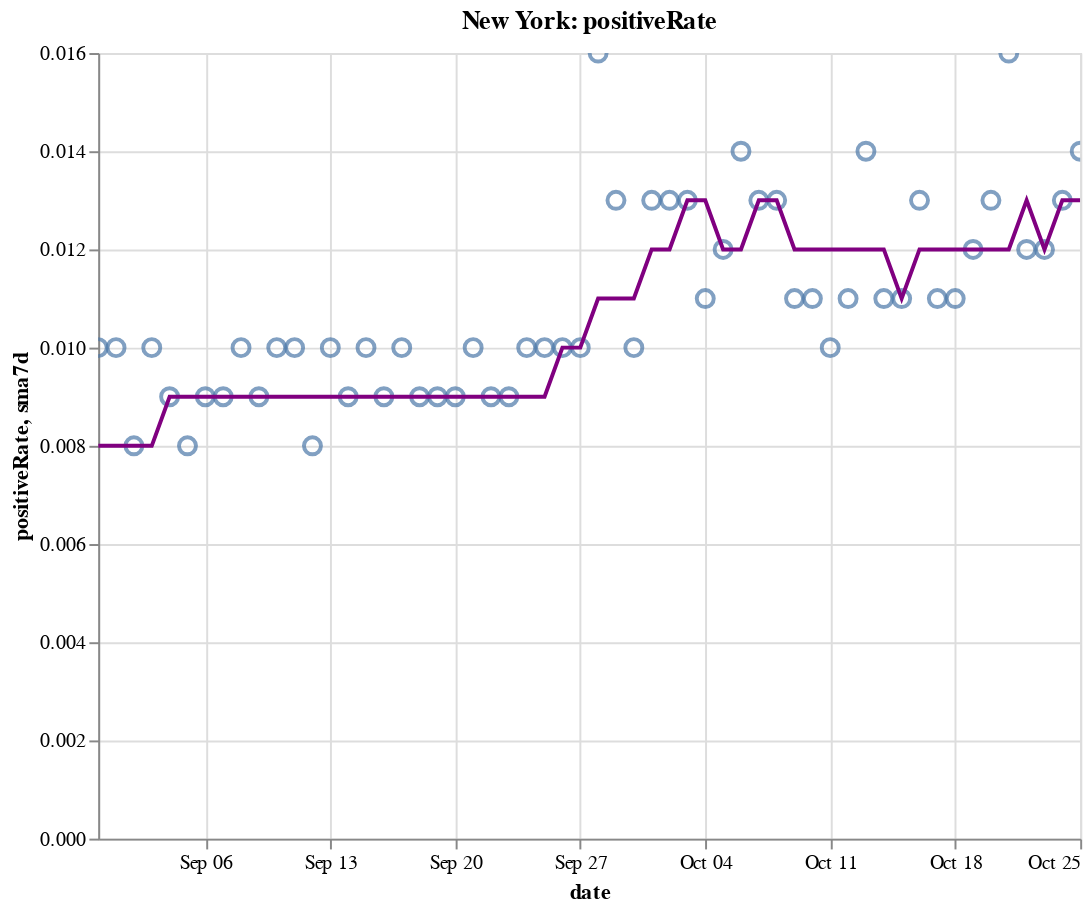

This figure's notebook cell:
### Code cell
create_plot(ny, 'positiveRate')

### Figure 1 — Vega-Lite specification as saved in the notebook (floating-point values rounded to 4 significant figures)
{"config": {"view": {"continuousWidth": 400, "continuousHeight": 300}}, "layer": [{"layer": [{"mark": {"type": "point", "size": 75}, "encoding": {"tooltip": [{"type": "temporal", "field": "date"}, {"type": "quantitative", "field": "positiveRate"}, {"type": "quantitative", "field": "sma7d"}], "x": {"type": "temporal", "field": "date"}, "y": {"type": "quantitative", "field": "positiveRate"}}, "selection": {"selector010": {"type": "interval", "bind": "scales", "encodings": ["x", "y"]}}}, {"mark": {"type": "line", "color": "purple"}, "encoding": {"x": {"type": "temporal", "field": "date"}, "y": {"type": "quantitative", "field": "sma7d"}}}]}, {"mark": {"type": "rule", "color": "#aaa"}, "encoding": {"x": {"type": "temporal", "field": "date"}}, "transform": [{"filter": {"selection": "selector009"}}]}, {"mark": "circle", "encoding": {"opacity": {"condition": {"value": 1, "selection": "selector009"}, "value": 0}, "tooltip": [{"type": "temporal", "field": "date"}, {"type": "quantitative", "field": "positiveRate"}, {"type": "quantitative", "field": "sma7d"}], "x": {"type": "temporal", "field": "date"}, "y": {"type": "quantitative", "field": "positiveRate"}}, "selection": {"selector009": {"type": "single", "encodings": ["x"], "on": "mouseover", "nearest": true, "empty": "none"}}}, {"mark": {"type": "text", "align": "left", "dx": 5, "dy": -5, "stroke": "white", "strokeWidth": 2}, "encoding": {"text": {"type": "quantitative", "field": "positiveRate"}, "tooltip": [{"type": "temporal", "field": "date"}, {"type": "quantitative", "field": "positiveRate"}, {"type": "quantitative", "field": "sma7d"}], "x": {"type": "temporal", "field": "date"}, "y": {"type": "quantitative", "field": "positiveRate"}}, "transform": [{"filter": {"selection": "selector009"}}]}, {"mark": {"type": "text", "align": "left", "dx": 5, "dy": -5}, "encoding": {"text": {"type": "quantitative", "field": "positiveRate"}, "tooltip": [{"type": "temporal", "field": "date"}, {"type": "quantitative", "field": "positiveRate"}, {"type": "quantitative", "field": "sma7d"}], "x": {"type": "temporal", "field": "date"}, "y": {"type": "quantitative", "field": "positiveRate"}}, "transform": [{"filter": {"selection": "selector009"}}]}], "data": {"name": "data-b6d82e8aec36a485ff54042293a4d83d"}, "height": 400, "title": "New York: positiveRate", "width": 500, "$schema": "https://vega.github.io/schema/vega-lite/v4.8.1.json", "datasets": {"data-b6d82e8aec36a485ff54042293a4d83d": [{"date": "2020-08-31T00:00:00", "totalTestResultsIncrease": 66240.0, "positiveIncrease": 656.0, "death": 25330.0, "deathIncrease": 1.0, "positiveRate": 0.01, "state": "New York", "sma7d": 0.008}, {"date": "2020-09-01T00:00:00", "totalTestResultsIncrease": 77000.0, "positiveIncrease": 754.0, "death": 25330.0, "deathIncrease": 3.0, "positiveRate": 0.01, "state": "New York", "sma7d": 0.008}, {"date": "2020-09-02T00:00:00", "totalTestResultsIncrease": 88450.0, "positiveIncrease": 708.0, "death": 25340.0, "deathIncrease": 5.0, "positiveRate": 0.008, "state": "New York", "sma7d": 0.008}, {"date": "2020-09-03T00:00:00", "totalTestResultsIncrease": 88980.0, "positiveIncrease": 889.0, "death": 25340.0, "deathIncrease": 7.0, "positiveRate": 0.01, "state": "New York", "sma7d": 0.008}, {"date": "2020-09-04T00:00:00", "totalTestResultsIncrease": 93400.0, "positiveIncrease": 864.0, "death": 25350.0, "deathIncrease": 5.0, "positiveRate": 0.009, "state": "New York", "sma7d": 0.009}, {"date": "2020-09-05T00:00:00", "totalTestResultsIncrease": 99760.0, "positiveIncrease": 801.0, "death": 25350.0, "deathIncrease": 2.0, "positiveRate": 0.008, "state": "New York", "sma7d": 0.009}, {"date": "2020-09-06T00:00:00", "totalTestResultsIncrease": 85630.0, "positiveIncrease": 729.0, "death": 25360.0, "deathIncrease": 9.0, "positiveRate": 0.009, "state": "New York", "sma7d": 0.009}, {"date": "2020-09-07T00:00:00", "totalTestResultsIncrease": 58860.0, "positiveIncrease": 520.0, "death": 25360.0, "deathIncrease": 2.0, "positiveRate": 0.009, "state": "New York", "sma7d": 0.009}, {"date": "2020-09-08T00:00:00", "totalTestResultsIncrease": 57830.0, "positiveIncrease": 557.0, "death": 25370.0, "deathIncrease": 6.0, "positiveRate": 0.01, "state": "New York", "sma7d": 0.009}, {"date": "2020-09-09T00:00:00", "totalTestResultsIncrease": 63230.0, "positiveIncrease": 576.0, "death": 25370.0, "deathIncrease": 3.0, "positiveRate": 0.009, "state": "New York", "sma7d": 0.009}, {"date": "2020-09-10T00:00:00", "totalTestResultsIncrease": 76810.0, "positiveIncrease": 757.0, "death": 25380.0, "deathIncrease": 7.0, "positiveRate": 0.01, "state": "New York", "sma7d": 0.009}, {"date": "2020-09-11T00:00:00", "totalTestResultsIncrease": 89720.0, "positiveIncrease": 880.0, "death": 25380.0, "deathIncrease": 5.0, "positiveRate": 0.01, "state": "New York", "sma7d": 0.009}, {"date": "2020-09-12T00:00:00", "totalTestResultsIncrease": 102900.0, "positiveIncrease": 849.0, "death": 25380.0, "deathIncrease": 2.0, "positiveRate": 0.008, "state": "New York", "sma7d": 0.009}, {"date": "2020-09-13T00:00:00", "totalTestResultsIncrease": 72670.0, "positiveIncrease": 725.0, "death": 25390.0, "deathIncrease": 6.0, "positiveRate": 0.01, "state": "New York", "sma7d": 0.009}, {"date": "2020-09-14T00:00:00", "totalTestResultsIncrease": 63360.0, "positiveIncrease": 583.0, "death": 25390.0, "deathIncrease": 4.0, "positiveRate": 0.009, "state": "New York", "sma7d": 0.009}, {"date": "2020-09-15T00:00:00", "totalTestResultsIncrease": 73680.0, "positiveIncrease": 766.0, "death": 25400.0, "deathIncrease": 11.0, "positiveRate": 0.01, "state": "New York", "sma7d": 0.009}, {"date": "2020-09-16T00:00:00", "totalTestResultsIncrease": 75090.0, "positiveIncrease": 652.0, "death": 25410.0, "deathIncrease": 5.0, "positiveRate": 0.009, "state": "New York", "sma7d": 0.009}, {"date": "2020-09-17T00:00:00", "totalTestResultsIncrease": 91500.0, "positiveIncrease": 896.0, "death": 25410.0, "deathIncrease": 3.0, "positiveRate": 0.01, "state": "New York", "sma7d": 0.009}, {"date": "2020-09-18T00:00:00", "totalTestResultsIncrease": 89730.0, "positiveIncrease": 790.0, "death": 25420.0, "deathIncrease": 10.0, "positiveRate": 0.009, "state": "New York", "sma7d": 0.009}, {"date": "2020-09-19T00:00:00", "totalTestResultsIncrease": 110400.0, "positiveIncrease": 986.0, "death": 25420.0, "deathIncrease": 2.0, "positiveRate": 0.009, "state": "New York", "sma7d": 0.009}, {"date": "2020-09-20T00:00:00", "totalTestResultsIncrease": 100400.0, "positiveIncrease": 862.0, "death": 25430.0, "deathIncrease": 2.0, "positiveRate": 0.009, "state": "New York", "sma7d": 0.009}, {"date": "2020-09-21T00:00:00", "totalTestResultsIncrease": 58320.0, "positiveIncrease": 573.0, "death": 25430.0, "deathIncrease": 1.0, "positiveRate": 0.01, "state": "New York", "sma7d": 0.009}, {"date": "2020-09-22T00:00:00", "totalTestResultsIncrease": 84000.0, "positiveIncrease": 754.0, "death": 25430.0, "deathIncrease": 4.0, "positiveRate": 0.009, "state": "New York", "sma7d": 0.009}, {"date": "2020-09-23T00:00:00", "totalTestResultsIncrease": 70930.0, "positiveIncrease": 665.0, "death": 25440.0, "deathIncrease": 5.0, "positiveRate": 0.009, "state": "New York", "sma7d": 0.009}, {"date": "2020-09-24T00:00:00", "totalTestResultsIncrease": 92950.0, "positiveIncrease": 955.0, "death": 25440.0, "deathIncrease": 2.0, "positiveRate": 0.01, "state": "New York", "sma7d": 0.009}, {"date": "2020-09-25T00:00:00", "totalTestResultsIncrease": 94820.0, "positiveIncrease": 908.0, "death": 25450.0, "deathIncrease": 7.0, "positiveRate": 0.01, "state": "New York", "sma7d": 0.009}, {"date": "2020-09-26T00:00:00", "totalTestResultsIncrease": 99950.0, "positiveIncrease": 1005.0, "death": 25450.0, "deathIncrease": 4.0, "positiveRate": 0.01, "state": "New York", "sma7d": 0.01}, {"date": "2020-09-27T00:00:00", "totalTestResultsIncrease": 84770.0, "positiveIncrease": 866.0, "death": 25460.0, "deathIncrease": 6.0, "positiveRate": 0.01, "state": "New York", "sma7d": 0.01}, {"date": "2020-09-28T00:00:00", "totalTestResultsIncrease": 52940.0, "positiveIncrease": 834.0, "death": 25470.0, "deathIncrease": 12.0, "positiveRate": 0.016, "state": "New York", "sma7d": 0.011}, {"date": "2020-09-29T00:00:00", "totalTestResultsIncrease": 88230.0, "positiveIncrease": 1189.0, "death": 25470.0, "deathIncrease": 2.0, "positiveRate": 0.013, "state": "New York", "sma7d": 0.011}, {"date": "2020-09-30T00:00:00", "totalTestResultsIncrease": 97960.0, "positiveIncrease": 1000.0, "death": 25480.0, "deathIncrease": 9.0, "positiveRate": 0.01, "state": "New York", "sma7d": 0.011}, {"date": "2020-10-01T00:00:00", "totalTestResultsIncrease": 109200.0, "positiveIncrease": 1382.0, "death": 25490.0, "deathIncrease": 11.0, "positiveRate": 0.013, "state": "New York", "sma7d": 0.012}, {"date": "2020-10-02T00:00:00", "totalTestResultsIncrease": 119500.0, "positiveIncrease": 1598.0, "death": 25500.0, "deathIncrease": 7.0, "positiveRate": 0.013, "state": "New York", "sma7d": 0.012}, {"date": "2020-10-03T00:00:00", "totalTestResultsIncrease": 134300.0, "positiveIncrease": 1731.0, "death": 25500.0, "deathIncrease": 8.0, "positiveRate": 0.013, "state": "New York", "sma7d": 0.013}, {"date": "2020-10-04T00:00:00", "totalTestResultsIncrease": 110300.0, "positiveIncrease": 1222.0, "death": 25520.0, "deathIncrease": 14.0, "positiveRate": 0.011, "state": "New York", "sma7d": 0.013}, {"date": "2020-10-05T00:00:00", "totalTestResultsIncrease": 76400.0, "positiveIncrease": 933.0, "death": 25530.0, "deathIncrease": 8.0, "positiveRate": 0.012, "state": "New York", "sma7d": 0.012}, {"date": "2020-10-06T00:00:00", "totalTestResultsIncrease": 96360.0, "positiveIncrease": 1393.0, "death": 25540.0, "deathIncrease": 9.0, "positiveRate": 0.014, "state": "New York", "sma7d": 0.012}, {"date": "2020-10-07T00:00:00", "totalTestResultsIncrease": 108200.0, "positiveIncrease": 1360.0, "death": 25540.0, "deathIncrease": 9.0, "positiveRate": 0.013, "state": "New York", "sma7d": 0.013}, {"date": "2020-10-08T00:00:00", "totalTestResultsIncrease": 145800.0, "positiveIncrease": 1836.0, "death": 25560.0, "deathIncrease": 10.0, "positiveRate": 0.013, "state": "New York", "sma7d": 0.013}, {"date": "2020-10-09T00:00:00", "totalTestResultsIncrease": 139300.0, "positiveIncrease": 1592.0, "death": 25560.0, "deathIncrease": 6.0, "positiveRate": 0.011, "state": "New York", "sma7d": 0.012}, {"date": "2020-10-10T00:00:00", "totalTestResultsIncrease": 134600.0, "positiveIncrease": 1447.0, "death": 25570.0, "deathIncrease": 8.0, "positiveRate": 0.011, "state": "New York", "sma7d": 0.012}, {"date": "2020-10-11T00:00:00", "totalTestResultsIncrease": 118300.0, "positiveIncrease": 1143.0, "death": 25570.0, "deathIncrease": 5.0, "positiveRate": 0.01, "state": "New York", "sma7d": 0.012}, {"date": "2020-10-12T00:00:00", "totalTestResultsIncrease": 91790.0, "positiveIncrease": 1029.0, "death": 25590.0, "deathIncrease": 13.0, "positiveRate": 0.011, "state": "New York", "sma7d": 0.012}, {"date": "2020-10-13T00:00:00", "totalTestResultsIncrease": 99070.0, "positiveIncrease": 1393.0, "death": 25600.0, "deathIncrease": 11.0, "positiveRate": 0.014, "state": "New York", "sma7d": 0.012}, {"date": "2020-10-14T00:00:00", "totalTestResultsIncrease": 111700.0, "positiveIncrease": 1232.0, "death": 25600.0, "deathIncrease": 7.0, "positiveRate": 0.011, "state": "New York", "sma7d": 0.012}, {"date": "2020-10-15T00:00:00", "totalTestResultsIncrease": 133200.0, "positiveIncrease": 1460.0, "death": 25620.0, "deathIncrease": 13.0, "positiveRate": 0.011, "state": "New York", "sma7d": 0.011}, {"date": "2020-10-16T00:00:00", "totalTestResultsIncrease": 136000.0, "positiveIncrease": 1707.0, "death": 25630.0, "deathIncrease": 10.0, "positiveRate": 0.013, "state": "New York", "sma7d": 0.012}, {"date": "2020-10-17T00:00:00", "totalTestResultsIncrease": 160000.0, "positiveIncrease": 1784.0, "death": 25640.0, "deathIncrease": 9.0, "positiveRate": 0.011, "state": "New York", "sma7d": 0.012}, {"date": "2020-10-18T00:00:00", "totalTestResultsIncrease": 128800.0, "positiveIncrease": 1390.0, "death": 25640.0, "deathIncrease": 7.0, "positiveRate": 0.011, "state": "New York", "sma7d": 0.012}, {"date": "2020-10-19T00:00:00", "totalTestResultsIncrease": 82010.0, "positiveIncrease": 998.0, "death": 25660.0, "deathIncrease": 15.0, "positiveRate": 0.012, "state": "New York", "sma7d": 0.012}, {"date": "2020-10-20T00:00:00", "totalTestResultsIncrease": 90540.0, "positiveIncrease": 1201.0, "death": 25670.0, "deathIncrease": 13.0, "positiveRate": 0.013, "state": "New York", "sma7d": 0.012}, {"date": "2020-10-21T00:00:00", "totalTestResultsIncrease": 124800.0, "positiveIncrease": 2026.0, "death": 25680.0, "deathIncrease": 7.0, "positiveRate": 0.016, "state": "New York", "sma7d": 0.012}, {"date": "2020-10-22T00:00:00", "totalTestResultsIncrease": 135300.0, "positiveIncrease": 1628.0, "death": 25690.0, "deathIncrease": 15.0, "positiveRate": 0.012, "state": "New York", "sma7d": 0.013}, {"date": "2020-10-23T00:00:00", "totalTestResultsIncrease": 141500.0, "positiveIncrease": 1637.0, "death": 25700.0, "deathIncrease": 11.0, "positiveRate": 0.012, "state": "New York", "sma7d": 0.012}, {"date": "2020-10-24T00:00:00", "totalTestResultsIncrease": 156900.0, "positiveIncrease": 2061.0, "death": 25720.0, "deathIncrease": 13.0, "positiveRate": 0.013, "state": "New York", "sma7d": 0.013}, {"date": "2020-10-25T00:00:00", "totalTestResultsIncrease": 120800.0, "positiveIncrease": 1632.0, "death": 25730.0, "deathIncrease": 12.0, "positiveRate": 0.014, "state": "New York", "sma7d": 0.013}]}}
